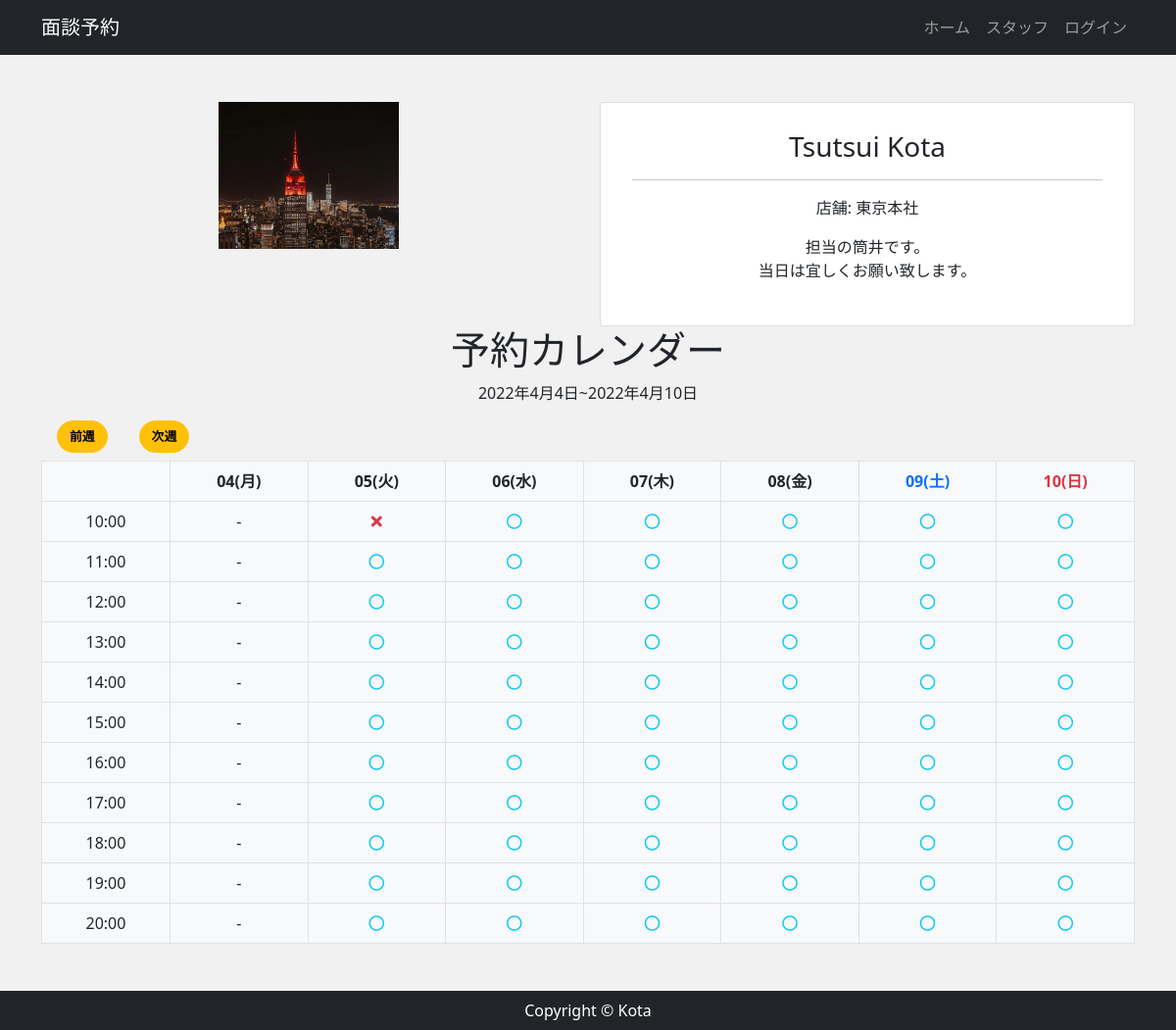
Screenshot of /calendar/1 with the database file from the repository.
### app/models.py (models this page shows, shortened)
class Staff(models.Model):
    user = models.OneToOneField(CustomUser, verbose_name='スタッフ', on_delete=models.CASCADE)
    store = models.ForeignKey(Store, verbose_name='店舗', on_delete=models.CASCADE)

class Store(models.Model):
    name = models.CharField('店舗', max_length=100)
    address = models.CharField('住所', max_length=100, null=True, blank=True)
    tel = models.CharField('電話番号', max_length=100, null=True, blank=True)
    description = models.TextField('説明', default='', blank=True)
    image = models.ImageField(upload_to='images', verbose_name='イメージ画像', null=True, blank=True)

### accounts/models.py (models this page shows, shortened)
class CustomUser(AbstractBaseUser, PermissionsMixin):
    email = models.EmailField('メールアドレス', unique=True)
    first_name = models.CharField('姓', max_length=30)
    last_name = models.CharField('名', max_length=30)
    description = models.TextField('自己紹介', default="", blank=True)
    image = models.ImageField(upload_to='images', verbose_name='プロフィール画像', null=True, blank=True)
    is_staff = models.BooleanField(
        ("staff status"),
        default=False,
        help_text=("Designates whether the user can log into this admin site."),
    )
    is_active = models.BooleanField(
        ("active"),
        default=True,
        help_text=(
            "Designates whether this user should be treated as active. "
            "Unselect this instead of deleting accounts."
        ),
    )
    objects = UserManager()
    EMAIL_FIELD = "email"
    USERNAME_FIELD = "email"
    REQUIRED_FIELDS = []
    class Meta:
        verbose_name = ("user")
        verbose_name_plural = ("users")

### app/views.py (the view)
# urls.py: path('calendar/<int:pk>', views.CalendarView.as_view(), name='calendar'),
class CalendarView(View):
    def get(self, request, *args, **kwargs):
        staff_data = Staff.objects.filter(id=self.kwargs['pk']).select_related('user').select_related('store')[0]
        today = date.today()
        year = self.kwargs.get('year')
        month = self.kwargs.get('month')
        day = self.kwargs.get('day')
        if year and month and day:
            start_date = date(year=year, month=month, day=day)
        else:
            start_date = today
        days = [start_date + timedelta(days=day) for day in range(7)]
        start_day = days[0]
        end_day = days[-1]
        calendar = {}
        for hour in range(10, 21):
            row = {}
            for day in days:
                row[day] = True
            calendar[hour] = row
        start_time = make_aware(datetime.combine(start_day, time(hour=10, minute=0, second=0)))
        end_time = make_aware(datetime.combine(end_day, time(hour=20, minute=0, second=0)))
        booking_data = Booking.objects.filter(staff=staff_data).exclude(Q(start__gt=end_time) | Q(end__lt=start_time))
        for booking in booking_data:
            local_time = localtime(booking.start)
            booking_date = local_time.date()
            booking_hour = local_time.hour
            if (booking_hour in calendar) and (booking_date in calendar[booking_hour]):
                calendar[booking_hour][booking_date] = False
        return render(request, 'app/calendar.html',{
            'staff_data': staff_data,
            'calendar': calendar,
            'days': days,
            'start_day': start_day,
            'end_day': end_day,
            'before': days[0] - timedelta(days=7),
            'next': days[-1] + timedelta(days=1),
            'today': today
        })

### app/templates/app/calendar.html
{% extends 'app/base.html' %}
{% block content %}
<div class="text-center my-5">
    <div class="row">
        <div class="col-md-6 mb-4 text-center calendar">
            <img src="{{ staff_data.user.image.url }}" alt="" class="img-fluid">
        </div>
        <div class="col md-6 md-5">
            <div class="card">
                <div class="card-body px-2 py-1">
                    <div class="p-4 text-left">
                        <h3>{{ staff_data.user.first_name }} {{ staff_data.user.last_name }} </h3>
                        <hr>
                        <p>店舗: {{ staff_data.store.name }}</p>
                        <p>{{ staff_data.user.description|linebreaksbr }}</p>
                    </div>
                </div>
            </div>
        </div>
    </div>
    <div class="mb-3">
        <h1>予約カレンダー</h1>
        <p>{{ start_day }}~{{ end_day }}</p>
    </div>
    <div class="d-flex mb-2">
        <div class="mx-3 mr-auto">
            <a href="{% url 'calendar' staff_data.pk before.year before.month before.day %}" class="btn btn-warning">前週</a>
        </div>
        <div class="mx-3">
            <a href="{% url 'calendar' staff_data.pk next.year next.month next.day %}" class="btn btn-warning">次週</a>
        </div>
    </div>
    <div class="">
        <table class="table table-bordered bg-light">
            <thead class="thead-light">
                <tr>
                    <th></th>
                    {% for day in days %}
                        {% if day.weekday == 5 %}
                            <th scope="col" class="text-primary">{{ day | date:'d(D)' }}</th>
                        {% elif day.weekday == 6 %}
                            <th scope="col" class="text-danger">{{ day | date:'d(D)' }}</th>
                        {% else %}
                            <th scope="col">{{ day | date:'d(D)' }}</th>
                        {% endif %}
                    {% endfor %}
                </tr>
            </thead>
            <tbody>
                {% for hour, schedules in calendar.items %}
                    <tr>
                        <td scope="row">{{ hour }}:00</td>
                        {% for datetime, book in schedules.items %}
                            <td>
                                {% if datetime <= today %}
                                    -
                                {% elif book %}
                                    <a href='{% url "booking" staff_data.pk datetime.year datetime.month datetime.day hour %}'>
                                        <i class="far fa-circle text-info"></i>
                                    </a>
                                {% else %}
                                    <i class="fas fa-times text-danger"></i>
                                {% endif %}
                            </td>
                        {% endfor %}
                    </tr>
                {% endfor %}
            </tbody>
        </table>
    </div>
</div>
{% endblock%}

### app/static/css/style.css (style rules this page uses)
* { margin: 0; padding: 0; box-sizing: border-box; }
body { background: #F1F1F1; display: flex; flex-flow: column; min-height: 100vh; }
.btn { font-size: 80%; border-radius: 5rem; font-weight: bold; }
.card-body { padding: 2rem; }
.calendar img { height: 150px; object-fit: contain; }

### rows the page displays
Staff: user.image (picture), user.first_name "Tsutsui", user.last_name "Kota", store.name "東京本社", user.description "担当の筒井です。 当日は宜しくお願い致します。"

### other values shown
{{ start_day }} "2022年4月4日"
{{ end_day }} "2022年4月10日"
{{ day | date:'d(D)' }} "04(月)" "05(火)" "06(水)" "07(木)" "08(金)"
{{ day | date:'d(D)' }} "09(土)"
{{ day | date:'d(D)' }} "10(日)"
{{ hour }} "10" "11" "12" "13" "14" "15" "16" "17" "18" "19" "20"
